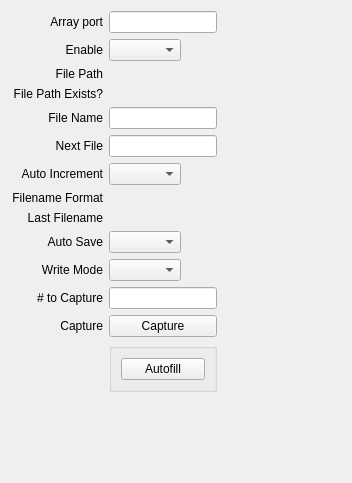
      <widget class="QWidget" name="Tiff">
       <attribute name="title">
        <string>Tiff</string>
       </attribute>
       <layout class="QGridLayout" name="gridLayout_20">
        <item row="2" column="0">
         <spacer name="verticalSpacer_7">
          <property name="orientation">
           <enum>Qt::Vertical</enum>
          </property>
          <property name="sizeHint" stdset="0">
           <size>
            <width>20</width>
            <height>40</height>
           </size>
          </property>
         </spacer>
        </item>
        <item row="1" column="0">
         <spacer name="verticalSpacer_8">
          <property name="orientation">
           <enum>Qt::Vertical</enum>
          </property>
          <property name="sizeHint" stdset="0">
           <size>
            <width>20</width>
            <height>40</height>
           </size>
          </property>
         </spacer>
        </item>
        <item row="0" column="0">
         <layout class="QGridLayout" name="gridLayout_21">
          <property name="sizeConstraint">
           <enum>QLayout::SetMaximumSize</enum>
          </property>
          <item row="4" column="2">
           <widget class="QELabel" name="qelabel_72">
            <property name="variable" stdset="0">
             <string>$(P):TIFF1:FileName_RBV</string>
            </property>
            <property name="variableSubstitutions" stdset="0">
             <string>P=13PS50</string>
            </property>
           </widget>
          </item>
          <item row="13" column="0">
           <widget class="QLabel" name="label_68">
            <property name="text">
             <string>Capture</string>
            </property>
            <property name="alignment">
             <set>Qt::AlignRight|Qt::AlignTrailing|Qt::AlignVCenter</set>
            </property>
           </widget>
          </item>
          <item row="11" column="2">
           <widget class="QELabel" name="qelabel_81">
            <property name="variable" stdset="0">
             <string>$(P):TIFF1:FileWriteMode_RBV</string>
            </property>
            <property name="variableSubstitutions" stdset="0">
             <string>P=13PS50</string>
            </property>
           </widget>
          </item>
          <item row="11" column="1">
           <widget class="QEComboBox" name="qecombobox_14">
            <property name="sizePolicy">
             <sizepolicy hsizetype="Fixed" vsizetype="Fixed">
              <horstretch>0</horstretch>
              <verstretch>0</verstretch>
             </sizepolicy>
            </property>
            <property name="variable" stdset="0">
             <string>$(P):TIFF1:FileWriteMode</string>
            </property>
            <property name="variableSubstitutions" stdset="0">
             <string>P=13PS50</string>
            </property>
            <property name="subscribe">
             <bool>true</bool>
            </property>
           </widget>
          </item>
          <item row="2" column="0">
           <widget class="QLabel" name="label_65">
            <property name="text">
             <string>File Path</string>
            </property>
            <property name="alignment">
             <set>Qt::AlignRight|Qt::AlignTrailing|Qt::AlignVCenter</set>
            </property>
           </widget>
          </item>
          <item row="1" column="2">
           <widget class="QELabel" name="qelabel_43">
            <property name="variable" stdset="0">
             <string>$(P):TIFF1:EnableCallbacks_RBV</string>
            </property>
            <property name="variableSubstitutions" stdset="0">
             <string>P=13PS50</string>
            </property>
           </widget>
          </item>
          <item row="8" column="0">
           <widget class="QLabel" name="label_67">
            <property name="text">
             <string>Last Filename</string>
            </property>
            <property name="alignment">
             <set>Qt::AlignRight|Qt::AlignTrailing|Qt::AlignVCenter</set>
            </property>
           </widget>
          </item>
          <item row="6" column="2">
           <widget class="QELabel" name="qelabel_78">
            <property name="variable" stdset="0">
             <string>$(P):TIFF1:AutoIncrement_RBV</string>
            </property>
            <property name="variableSubstitutions" stdset="0">
             <string>P=13PS50</string>
            </property>
           </widget>
          </item>
          <item row="5" column="2">
           <widget class="QELabel" name="qelabel_76">
            <property name="variable" stdset="0">
             <string>$(P):TIFF1:FileNumber_RBV</string>
            </property>
            <property name="variableSubstitutions" stdset="0">
             <string>P=13PS50</string>
            </property>
           </widget>
          </item>
          <item row="3" column="0">
           <widget class="QLabel" name="label_72">
            <property name="text">
             <string>File Path Exists?</string>
            </property>
            <property name="alignment">
             <set>Qt::AlignRight|Qt::AlignTrailing|Qt::AlignVCenter</set>
            </property>
           </widget>
          </item>
          <item row="5" column="1">
           <widget class="QELineEdit" name="qelineedit_19">
            <property name="sizePolicy">
             <sizepolicy hsizetype="Fixed" vsizetype="Fixed">
              <horstretch>0</horstretch>
              <verstretch>0</verstretch>
             </sizepolicy>
            </property>
            <property name="variable" stdset="0">
             <string>$(P):TIFF1:FileNumber</string>
            </property>
            <property name="variableSubstitutions" stdset="0">
             <string>P=13PS50</string>
            </property>
           </widget>
          </item>
          <item row="7" column="1" colspan="2">
           <widget class="QELabel" name="qelabel_79">
            <property name="sizePolicy">
             <sizepolicy hsizetype="Ignored" vsizetype="Preferred">
              <horstretch>0</horstretch>
              <verstretch>0</verstretch>
             </sizepolicy>
            </property>
            <property name="variable" stdset="0">
             <string>$(P):TIFF1:FileTemplate_RBV</string>
            </property>
            <property name="variableSubstitutions" stdset="0">
             <string>P=13PS50</string>
            </property>
           </widget>
          </item>
          <item row="4" column="1">
           <widget class="QELineEdit" name="qelineedit_12">
            <property name="sizePolicy">
             <sizepolicy hsizetype="Fixed" vsizetype="Fixed">
              <horstretch>0</horstretch>
              <verstretch>0</verstretch>
             </sizepolicy>
            </property>
            <property name="variable" stdset="0">
             <string>$(P):TIFF1:FileName</string>
            </property>
            <property name="variableSubstitutions" stdset="0">
             <string>P=13PS50</string>
            </property>
           </widget>
          </item>
          <item row="6" column="1">
           <widget class="QEComboBox" name="qecombobox_12">
            <property name="sizePolicy">
             <sizepolicy hsizetype="Fixed" vsizetype="Fixed">
              <horstretch>0</horstretch>
              <verstretch>0</verstretch>
             </sizepolicy>
            </property>
            <property name="variable" stdset="0">
             <string>$(P):TIFF1:AutoIncrement</string>
            </property>
            <property name="variableSubstitutions" stdset="0">
             <string>P=13PS50</string>
            </property>
            <property name="subscribe">
             <bool>true</bool>
            </property>
           </widget>
          </item>
          <item row="5" column="0">
           <widget class="QLabel" name="label_73">
            <property name="text">
             <string>Next File</string>
            </property>
            <property name="alignment">
             <set>Qt::AlignRight|Qt::AlignTrailing|Qt::AlignVCenter</set>
            </property>
           </widget>
          </item>
          <item row="12" column="1">
           <widget class="QELineEdit" name="qelineedit_21">
            <property name="sizePolicy">
             <sizepolicy hsizetype="Fixed" vsizetype="Fixed">
              <horstretch>0</horstretch>
              <verstretch>0</verstretch>
             </sizepolicy>
            </property>
            <property name="variable" stdset="0">
             <string>$(P):TIFF1:NumCapture</string>
            </property>
            <property name="variableSubstitutions" stdset="0">
             <string>P=13PS50</string>
            </property>
           </widget>
          </item>
          <item row="10" column="2">
           <widget class="QELabel" name="qelabel_82">
            <property name="variable" stdset="0">
             <string>$(P):TIFF1:AutoSave_RBV</string>
            </property>
            <property name="variableSubstitutions" stdset="0">
             <string>P=13PS50</string>
            </property>
           </widget>
          </item>
          <item row="10" column="0">
           <widget class="QLabel" name="label_69">
            <property name="text">
             <string>Auto Save</string>
            </property>
            <property name="alignment">
             <set>Qt::AlignRight|Qt::AlignTrailing|Qt::AlignVCenter</set>
            </property>
           </widget>
          </item>
          <item row="2" column="1" colspan="2">
           <widget class="QELabel" name="qelabel_69">
            <property name="sizePolicy">
             <sizepolicy hsizetype="Ignored" vsizetype="Preferred">
              <horstretch>0</horstretch>
              <verstretch>0</verstretch>
             </sizepolicy>
            </property>
            <property name="variable" stdset="0">
             <string>$(P):TIFF1:FilePath_RBV</string>
            </property>
            <property name="variableSubstitutions" stdset="0">
             <string>P=13PS50</string>
            </property>
           </widget>
          </item>
          <item row="11" column="0">
           <widget class="QLabel" name="label_70">
            <property name="text">
             <string>Write Mode</string>
            </property>
            <property name="alignment">
             <set>Qt::AlignRight|Qt::AlignTrailing|Qt::AlignVCenter</set>
            </property>
           </widget>
          </item>
          <item row="8" column="1" colspan="2">
           <widget class="QELabel" name="qelabel_73">
            <property name="sizePolicy">
             <sizepolicy hsizetype="Ignored" vsizetype="Preferred">
              <horstretch>0</horstretch>
              <verstretch>0</verstretch>
             </sizepolicy>
            </property>
            <property name="variable" stdset="0">
             <string>$(P):TIFF1:FullFileName_RBV</string>
            </property>
            <property name="variableSubstitutions" stdset="0">
             <string>P=13PS50</string>
            </property>
           </widget>
          </item>
          <item row="12" column="0">
           <widget class="QLabel" name="label_71">
            <property name="text">
             <string># to Capture</string>
            </property>
            <property name="alignment">
             <set>Qt::AlignRight|Qt::AlignTrailing|Qt::AlignVCenter</set>
            </property>
           </widget>
          </item>
          <item row="4" column="0">
           <widget class="QLabel" name="label_63">
            <property name="text">
             <string>File Name</string>
            </property>
            <property name="alignment">
             <set>Qt::AlignRight|Qt::AlignTrailing|Qt::AlignVCenter</set>
            </property>
           </widget>
          </item>
          <item row="6" column="0">
           <widget class="QLabel" name="label_74">
            <property name="text">
             <string>Auto Increment</string>
            </property>
            <property name="alignment">
             <set>Qt::AlignRight|Qt::AlignTrailing|Qt::AlignVCenter</set>
            </property>
           </widget>
          </item>
          <item row="0" column="1">
           <widget class="QELineEdit" name="qelineedit_11">
            <property name="sizePolicy">
             <sizepolicy hsizetype="Fixed" vsizetype="Fixed">
              <horstretch>0</horstretch>
              <verstretch>0</verstretch>
             </sizepolicy>
            </property>
            <property name="variable" stdset="0">
             <string>$(P):TIFF1:NDArrayPort</string>
            </property>
            <property name="variableSubstitutions" stdset="0">
             <string>P=13PS50</string>
            </property>
           </widget>
          </item>
          <item row="0" column="0">
           <widget class="QLabel" name="label_60">
            <property name="text">
             <string>Array port</string>
            </property>
            <property name="alignment">
             <set>Qt::AlignRight|Qt::AlignTrailing|Qt::AlignVCenter</set>
            </property>
           </widget>
          </item>
          <item row="0" column="2">
           <widget class="QELabel" name="qelabel_71">
            <property name="variable" stdset="0">
             <string>$(P):TIFF1:NDArrayPort_RBV</string>
            </property>
            <property name="variableSubstitutions" stdset="0">
             <string>P=13PS50</string>
            </property>
           </widget>
          </item>
          <item row="13" column="1">
           <layout class="QGridLayout" name="gridLayout_22">
            <item row="0" column="0">
             <widget class="QEPushButton" name="qepushbutton_7">
              <property name="text">
               <string>Capture</string>
              </property>
              <property name="program">
               <string>/afs/slac/g/testfac/extras/scripts/grabImages.sh</string>
              </property>
              <property name="arguments">
               <stringlist>
                <string>$(P)</string>
                <string>fromPv</string>
               </stringlist>
              </property>
             </widget>
            </item>
           </layout>
          </item>
          <item row="3" column="2">
           <widget class="QELabel" name="qelabel_74">
            <property name="variable" stdset="0">
             <string>$(P):TIFF1:FilePathExists_RBV</string>
            </property>
            <property name="variableSubstitutions" stdset="0">
             <string>P=13PS50</string>
            </property>
            <property name="localEnumeration">
             <string>0:No,1:Yes</string>
            </property>
           </widget>
          </item>
          <item row="1" column="0">
           <widget class="QLabel" name="label_66">
            <property name="text">
             <string>Enable</string>
            </property>
            <property name="alignment">
             <set>Qt::AlignRight|Qt::AlignTrailing|Qt::AlignVCenter</set>
            </property>
           </widget>
          </item>
          <item row="10" column="1">
           <widget class="QEComboBox" name="qecombobox_13">
            <property name="sizePolicy">
             <sizepolicy hsizetype="Fixed" vsizetype="Fixed">
              <horstretch>0</horstretch>
              <verstretch>0</verstretch>
             </sizepolicy>
            </property>
            <property name="variable" stdset="0">
             <string>$(P):TIFF1:AutoSave</string>
            </property>
            <property name="variableSubstitutions" stdset="0">
             <string>P=13PS50</string>
            </property>
            <property name="subscribe">
             <bool>true</bool>
            </property>
           </widget>
          </item>
          <item row="7" column="0">
           <widget class="QLabel" name="label_75">
            <property name="text">
             <string>Filename Format</string>
            </property>
            <property name="alignment">
             <set>Qt::AlignRight|Qt::AlignTrailing|Qt::AlignVCenter</set>
            </property>
           </widget>
          </item>
          <item row="1" column="1">
           <widget class="QEComboBox" name="qecombobox_10">
            <property name="sizePolicy">
             <sizepolicy hsizetype="Fixed" vsizetype="Fixed">
              <horstretch>0</horstretch>
              <verstretch>0</verstretch>
             </sizepolicy>
            </property>
            <property name="variable" stdset="0">
             <string>$(P):TIFF1:EnableCallbacks</string>
            </property>
            <property name="variableSubstitutions" stdset="0">
             <string>P=13PS50</string>
            </property>
            <property name="subscribe">
             <bool>true</bool>
            </property>
           </widget>
          </item>
          <item row="12" column="2">
           <layout class="QHBoxLayout" name="horizontalLayout_5">
            <item>
             <widget class="QELabel" name="qelabel_83">
              <property name="maximumSize">
               <size>
                <width>40</width>
                <height>16777215</height>
               </size>
              </property>
              <property name="variable" stdset="0">
               <string>$(P):TIFF1:NumCapture_RBV</string>
              </property>
              <property name="variableSubstitutions" stdset="0">
               <string>P=13PS50</string>
              </property>
             </widget>
            </item>
            <item>
             <spacer name="horizontalSpacer_8">
              <property name="orientation">
               <enum>Qt::Horizontal</enum>
              </property>
              <property name="sizeHint" stdset="0">
               <size>
                <width>40</width>
                <height>20</height>
               </size>
              </property>
             </spacer>
            </item>
           </layout>
          </item>
          <item row="13" column="2">
           <layout class="QHBoxLayout" name="horizontalLayout">
            <item>
             <widget class="QELabel" name="qelabel_80">
              <property name="sizePolicy">
               <sizepolicy hsizetype="Minimum" vsizetype="Preferred">
                <horstretch>0</horstretch>
                <verstretch>0</verstretch>
               </sizepolicy>
              </property>
              <property name="minimumSize">
               <size>
                <width>65</width>
                <height>0</height>
               </size>
              </property>
              <property name="maximumSize">
               <size>
                <width>100</width>
                <height>16777215</height>
               </size>
              </property>
              <property name="variable" stdset="0">
               <string>$(P):TIFF1:Capture_RBV</string>
              </property>
              <property name="variableSubstitutions" stdset="0">
               <string>P=13PS50</string>
              </property>
             </widget>
            </item>
            <item>
             <widget class="QELabel" name="qelabel_75">
              <property name="variable" stdset="0">
               <string>$(P):TIFF1:WriteFile_RBV</string>
              </property>
              <property name="variableSubstitutions" stdset="0">
               <string>P=13PS50</string>
              </property>
             </widget>
            </item>
            <item>
             <spacer name="horizontalSpacer_9">
              <property name="orientation">
               <enum>Qt::Horizontal</enum>
              </property>
              <property name="sizeHint" stdset="0">
               <size>
                <width>40</width>
                <height>20</height>
               </size>
              </property>
             </spacer>
            </item>
           </layout>
          </item>
          <item row="14" column="1">
           <widget class="QGroupBox" name="groupBox_4">
            <property name="sizePolicy">
             <sizepolicy hsizetype="Minimum" vsizetype="Preferred">
              <horstretch>0</horstretch>
              <verstretch>0</verstretch>
             </sizepolicy>
            </property>
            <property name="title">
             <string/>
            </property>
            <layout class="QGridLayout" name="gridLayout_25">
             <item row="0" column="0">
              <widget class="QEPushButton" name="qepushbutton_12">
               <property name="sizePolicy">
                <sizepolicy hsizetype="Minimum" vsizetype="Fixed">
                 <horstretch>0</horstretch>
                 <verstretch>0</verstretch>
                </sizepolicy>
               </property>
               <property name="minimumSize">
                <size>
                 <width>0</width>
                 <height>0</height>
                </size>
               </property>
               <property name="text">
                <string>Autofill</string>
               </property>
               <property name="variableSubstitutions" stdset="0">
                <string>P=13PS50</string>
               </property>
               <property name="program">
                <string>/afs/slac/g/testfac/extras/scripts/autoFillTiff.sh</string>
               </property>
               <property name="arguments">
                <stringlist>
                 <string>$(P)</string>
                </stringlist>
               </property>
               <property name="guiFile" stdset="0">
                <string/>
               </property>
              </widget>
             </item>
            </layout>
           </widget>
          </item>
         </layout>
        </item>
       </layout>
      </widget>
